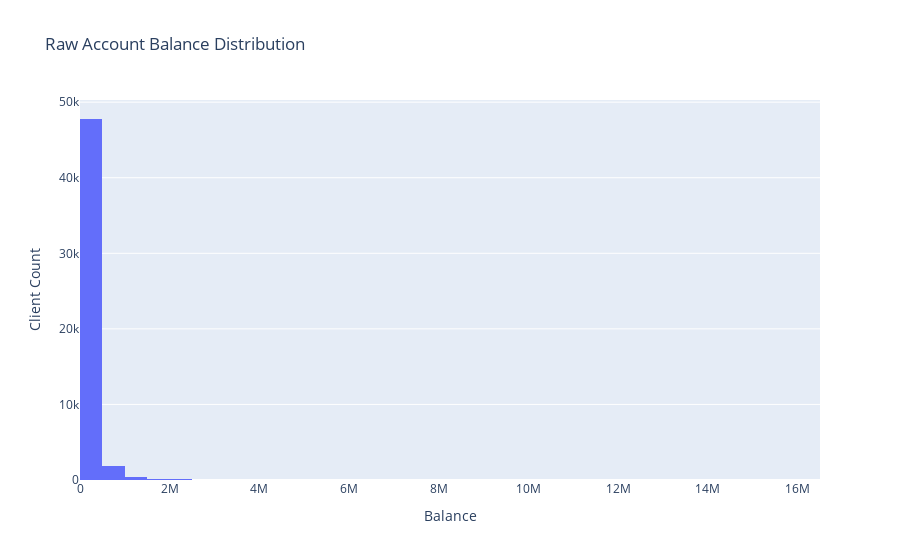

The notebook cell this image was saved under:
### Markdown cell above
# Account Balance Distribution

### Code cell
fig_raw = px.histogram(df_exp_demo, x='bal', nbins=50, 
                       title='Raw Account Balance Distribution')
fig_raw.update_layout(xaxis_title='Balance', yaxis_title='Client Count')
fig_raw.show()

### Figure 1 — Plotly figure (JSON) as saved in the notebook; plotly's stock layout.template omitted (floating-point values rounded to 4 significant figures; data arrays with more than 128 entries replaced by an {"elided": "..."} marker saying what was removed)
{"data": [{"bingroup": "x", "hovertemplate": "bal=%{x}<br>count=%{y}<extra></extra>", "legendgroup": "", "marker": {"color": "#636efa", "pattern": {"shape": ""}}, "name": "", "nbinsx": 50, "orientation": "v", "showlegend": false, "type": "histogram", "x": {"elided": "50487 float values"}, "xaxis": "x", "yaxis": "y"}], "layout": {"barmode": "relative", "legend": {"tracegroupgap": 0}, "title": {"text": "Raw Account Balance Distribution"}, "xaxis": {"anchor": "y", "domain": [0, 1], "title": {"text": "Balance"}}, "yaxis": {"anchor": "x", "domain": [0, 1], "title": {"text": "Client Count"}}}}
